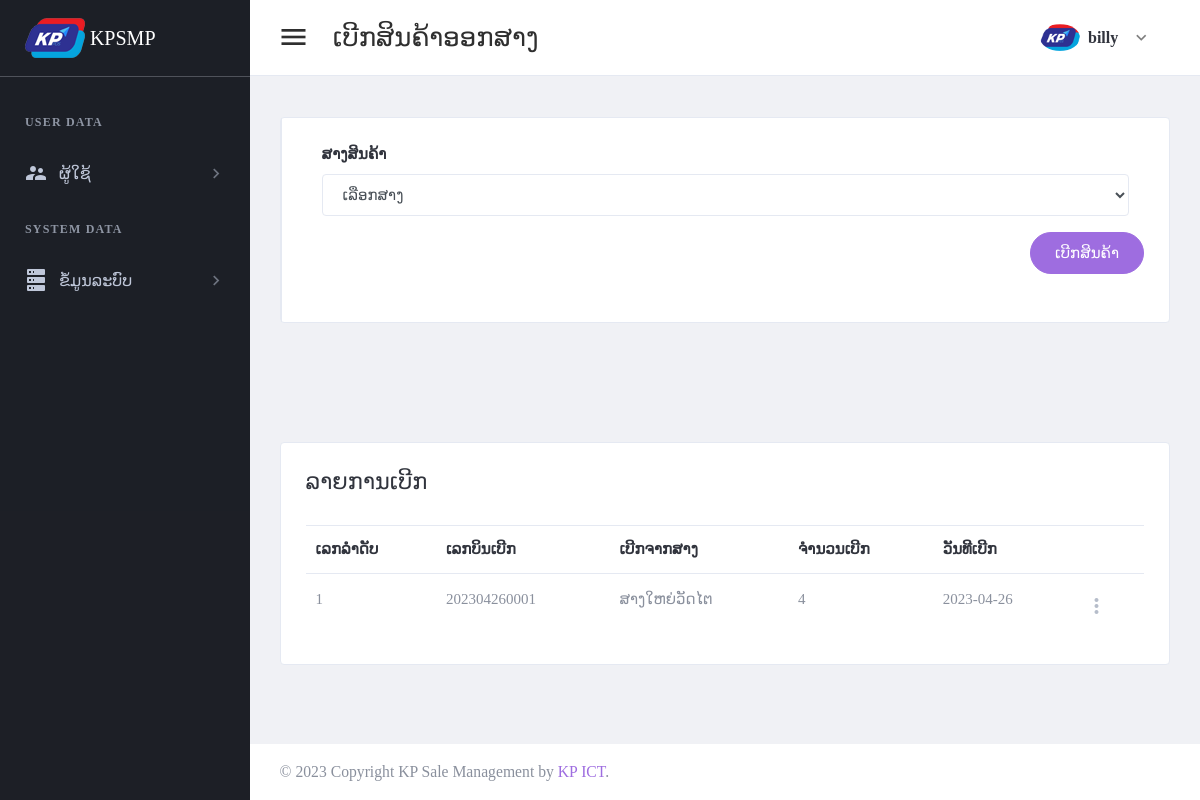
The page /page/select-warehouse-stock-out.php?apo_id=1 (signed in) on the database as committed earlier.
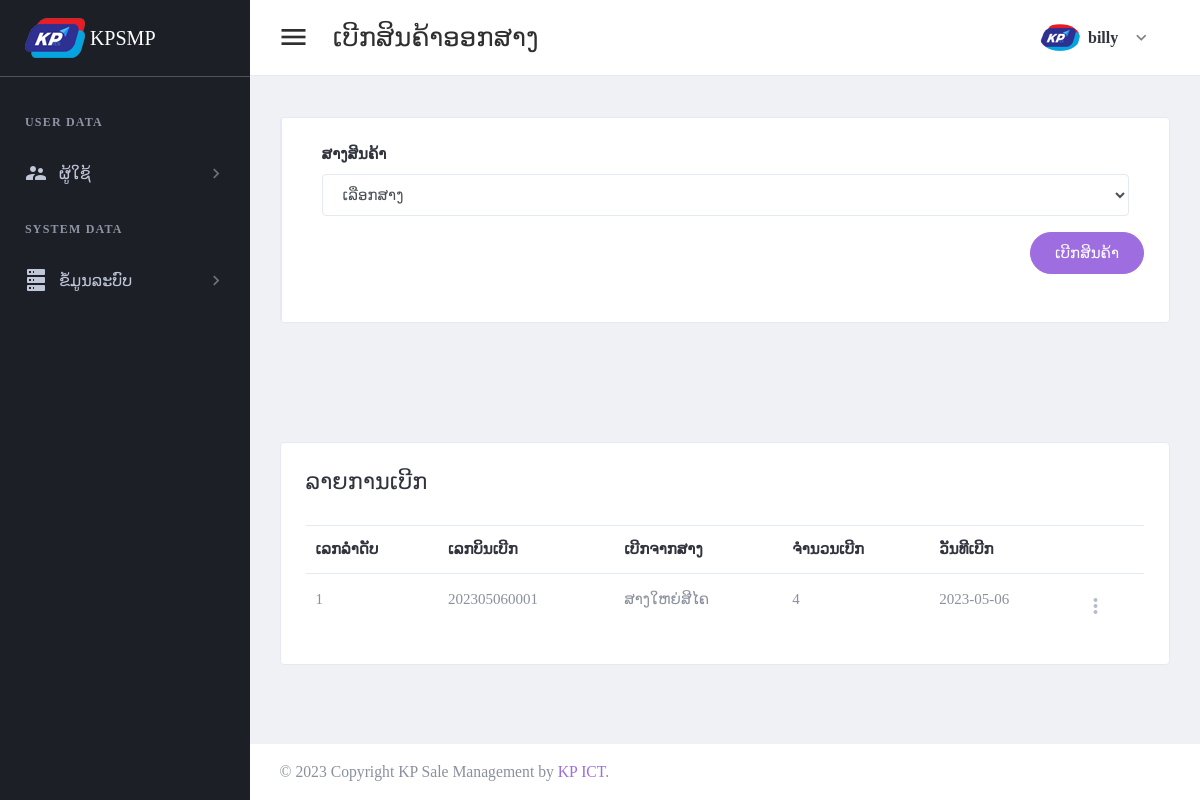
The same page on the database as committed later.
### tables this page shows
CREATE TABLE `tbl_header_title` (
  `ht_id` int(11) NOT NULL,
  `ht_name` varchar(300) DEFAULT NULL
);

CREATE TABLE `tbl_sub_title` (
  `st_id` int(11) NOT NULL,
  `st_name` varchar(300) DEFAULT NULL,
  `icon_code` varchar(100) DEFAULT NULL,
  `ht_id` int(11) DEFAULT NULL
);

CREATE TABLE `tbl_stock_out_warehouse` (
  `sow_id` int(11) NOT NULL,
  `sow_bill_number` varchar(30) DEFAULT NULL,
  `bill_type` int(11) DEFAULT NULL,
  `apo_id` int(11) DEFAULT NULL,
  `br_id` int(11) DEFAULT NULL,
  `wh_id` int(11) DEFAULT NULL,
  `add_by` int(11) DEFAULT NULL,
  `date_register` date DEFAULT NULL
);

CREATE TABLE `tbl_warehouse` (
  `wh_id` int(11) NOT NULL,
  `wh_name` varchar(150) DEFAULT NULL,
  `wh_status` int(11) DEFAULT NULL,
  `wh_type` int(11) DEFAULT NULL,
  `br_id` int(11) DEFAULT NULL,
  `add_by` int(11) DEFAULT NULL,
  `date_register` date DEFAULT NULL
);

### setting/checksession.php (called while the page is built, shortened)
<?php
	if($_SESSION['id_users'] == "" )
	{
	header("location:logout.php");
	}
	  else{
		$role_id = $_SESSION["role_id"];
	}
?>

### page/select-warehouse-stock-out.php (the view, shortened to what the changed rows need)
<?php
include("../setting/checksession.php");
include("../setting/conn.php");
$header_click = "2";
$apo_id = $_GET['apo_id'];
?>
<!DOCTYPE html>
<html lang="en" dir="ltr">
<head>
    <?php
    include("../setting/callcss.php");
    ?>
</head>
<body class="navbar-fixed sidebar-fixed" id="body">
    <div class="wrapper">
        <?php include "menu.php"; ?>
        <div class="page-wrapper">
            <div class="content-wrapper">
                <div class="content">
                    <div class="email-wrapper rounded border bg-white">
                        <div class="  no-gutters justify-content-center">
                            <div class="    ">
                                <div class="  p-4 p-xl-5">
                                    <form method="post" id="additemorderfrm">
                                        <table id="productsTable2" class="table table-hover table-product" style="width:100%">
                                            <thead>
                                                <tr>
                                                    <th>ເລກລຳດັບ</th>
                                                    <th>ເລກບິນເບີກ</th>
                                                    <th>ເບີກຈາກສາງ</th>
                                                    <th>ຈຳນວນເບີກ</th>
                                                    <th>ວັນທີເບີກ</th>
                                                    <th></th>
                                                </tr>
                                            </thead>
                                            <tbody>
                                                <?php
                                                $i = 1;
                                                $stmt4 = $conn->prepare("
                                                select sow_id,sow_bill_number,wh_name,a.date_register
                                                from tbl_stock_out_warehouse a
                                                left join tbl_warehouse b on a.wh_id = b.wh_id
                                                where  apo_id = '$apo_id'
                                           ");
                                                $stmt4->execute();
                                                if ($stmt4->rowCount() > 0) {
                                                    while ($row4 = $stmt4->fetch(PDO::FETCH_ASSOC)) {
                                                        $sow_id =  $row4['sow_id'];
                                                        $rowio = $conn->query("select sum(item_values) as item_values
                                                        from tbl_stock_out_warehouse_detail
                                                        where sow_id ='$sow_id'
                                                        group by sow_id
                                                        ")->fetch(PDO::FETCH_ASSOC);
                                                ?>
                                                        <tr>
                                                            <td><?php echo "$i"; ?></td>
                                                            <td><?php echo $row4['sow_bill_number']; ?></td>
                                                            <td><?php echo $row4['wh_name']; ?></td>
                                                            <td><?php echo $rowio['item_values']; ?></td>
                                                            <td><?php echo $row4['date_register']; ?></td>
                                                            <td>
                                                                <div class="dropdown">
                                                                    <a class="dropdown-toggle icon-burger-mini" href="#" role="button" id="dropdownMenuLink" data-toggle="dropdown" aria-haspopup="true" aria-expanded="false" data-display="static">
                                                                    </a>
                                                                </div>
                                                            </td>
                                                        </tr>
                                                <?php
                                                        $i++;
                                                    }
                                                }
                                                ?>
                                            </tbody>
                                        </table>
                                    </form>
                                </div>
                            </div>
                        </div>
                    </div>
                </div>
            </div>
        </div>
    </div>
</body>
</html>

### page/menu.php (shortened to what the changed rows need)
<aside class="left-sidebar sidebar-dark" id="left-sidebar">
  <div id="sidebar" class="sidebar sidebar-with-footer">
    <div class="sidebar-left" data-simplebar style="height: 100%;">
      <ul class="nav sidebar-inner" id="sidebar-menu">
        <?php
        $stmt = $conn->prepare(" SELECT distinct a.ht_id,ht_name
        FROM tbl_header_title a
        left join tbl_role_page b on a.ht_id = b.ht_id
        where role_id ='$role_id'
        order by  a.ht_id asc ");
        $stmt->execute();
        if ($stmt->rowCount() > 0) {
          while ($row = $stmt->fetch(PDO::FETCH_ASSOC)) {
            $ht_id = $row['ht_id'];
            $ht_name = $row['ht_name'];
        ?>
            <li class="section-title"> <?php echo "$ht_name"; ?></li>
            <?php
            $stmt1 = $conn->prepare("SELECT distinct a.st_id,st_name,role_id,icon_code
            FROM tbl_sub_title a
            left join tbl_role_page b on a.st_id = b.st_id
            where a.ht_id = '$ht_id' and role_id ='$role_id'
            order by a.st_id asc ");
            $stmt1->execute();
            if ($stmt1->rowCount() > 0) {
              while ($row1 = $stmt1->fetch(PDO::FETCH_ASSOC)) {
                $st_name = $row1['st_name'];
                $st_id = $row1['st_id'];
                $icon_code = $row1['icon_code'];
            ?>
                <li class='has-sub <?php if ($header_click == "$st_id") {  echo "active expand"; } ?>'>
                  <a class="sidenav-item-link" href="javascript:void(0)" data-toggle="collapse" data-target='#<?php echo "$st_name"; ?>' aria-expanded="false" aria-controls="<?php echo "$st_name"; ?>">
                    <i class="mdi <?php echo"$icon_code";?>"></i>
                    <span class="nav-text"> <?php echo "$st_name"; ?> </span> <b class="caret"></b>
                  </a>
              <?php
              }
            }
              ?>
                </li>
            <?php
          }
        }
            ?>
      </ul>
    </div>
  </div>
</aside>

Rows that differ between the two databases and show on the page:
removed tbl_stock_out_warehouse: sow_bill_number "202304260001", wh.wh_name "ສາງໃຫຍ່ວັດໄຕ", item_values "4", date_register "2023-04-26"
added tbl_stock_out_warehouse: sow_bill_number "202305060001", wh.wh_name "ສາງໃຫຍ່ສີໄຄ", item_values "4", date_register "2023-05-06"
